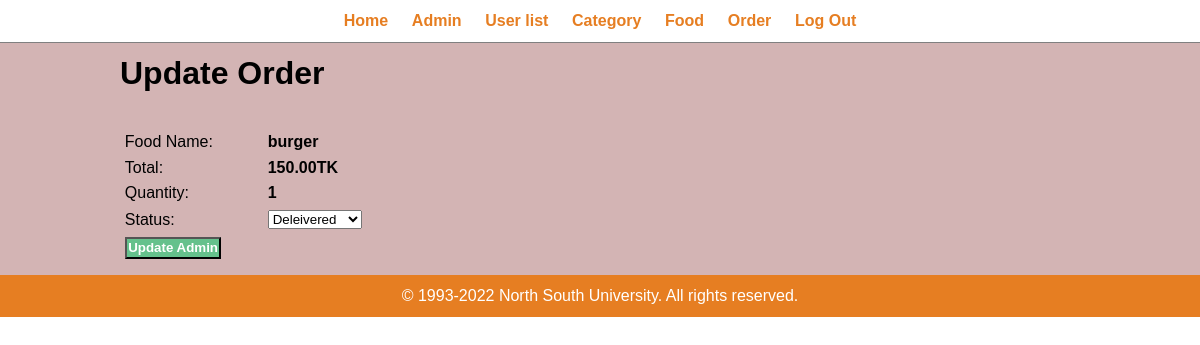
The app's page /admin/update-order.php?id=21 (signed in) with its own data.
### tables this page shows
CREATE TABLE `tbl_order` (
  `id` int(10) UNSIGNED NOT NULL,
  `food` varchar(150) NOT NULL,
  `price` decimal(10,2) NOT NULL,
  `qty` int(11) NOT NULL,
  `total` decimal(10,2) NOT NULL,
  `order_date` datetime NOT NULL,
  `status` varchar(50) NOT NULL,
  `description` varchar(255) NOT NULL
);

### admin/update-order.php (the view, shortened to what this page needs)
<?php include('partials/menu.php');?>
<div class ="main-content">
<div class= "wrapper">
    <h1>Update Order</h1>
    <br>
   <br>
    <form action="" method="POST">
        <table class="tbl-30">
        <?php
        if(isset($_GET['id'])){
        $id=$_GET['id'];
        $sql= "SELECT * FROM tbl_order WHERE id=$id";
        $res=mysqli_query($conn,$sql);
        if($res==TRUE)
        {
            $count=mysqli_num_rows($res);
            if($count==1)
            {
              $row=mysqli_fetch_assoc($res);
              $food=$row['food'];
         $total =$row['total'];
        $qty  =$row['qty'];
        $status=$row['status'];
            }
            else{
                header('location'.SITEURL.'admin/manage-order.php');
            }
        }
    }else{
        header('location'.SITEURL.'admin/manage-order.php');
    }
    ?>
        <tr>
            <td>Food Name:</td>
            <td><b><?php echo $food; ?></b></td>
        </tr>
        <tr>
            <td>Total:</td>
            <td><b><?php echo $total; ?>TK</b></td>
        </tr>
        <tr>
        <td>Quantity:</td>
        <td><b><?php echo $qty; ?></b></td>
        </tr>
        <tr>
            <td>Status:</td>
            <td>
            <select name="status" >
                <option <?php if($status=="Deleivered") {echo "selected";}?> value="Deleivered">Deleivered</option>
            </select>
            </td>
        </tr>
        <tr>
            <td>
            <input type="submit" name="submit"value="Update Admin" class="btn-sec">
            </td>
        </tr>
        </table>
    </form>
</div>
</div>
<?php include('partials/footer.php');?>

### css/admin.css (style rules this page uses)
* { margin: 0; padding: 0; font-family: Arial, Helvetica, sans-serif;; }
.wrapper { height: auto; padding: 1%; width: 80%; margin: 0 auto; }
.tbl-30 { width: 30%; }
table tr td { padding: 1%; }
.btn-sec { background-color:#65C18C; color: #fff; padding: 1%; text-decoration: none; font-weight: bold; }
.main-content { background-color: #d3b4b4; }

### records on screen
tbl_order: food "burger", total "150.00", qty "1", status "Deleivered"
